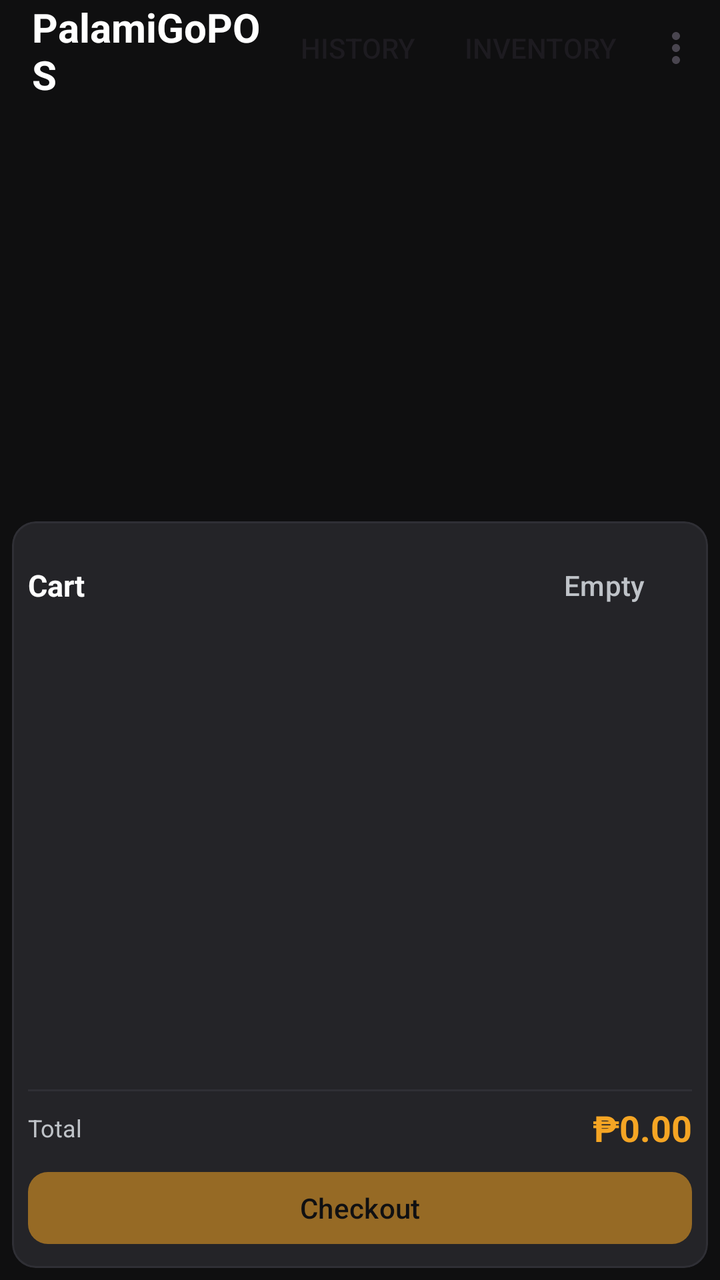
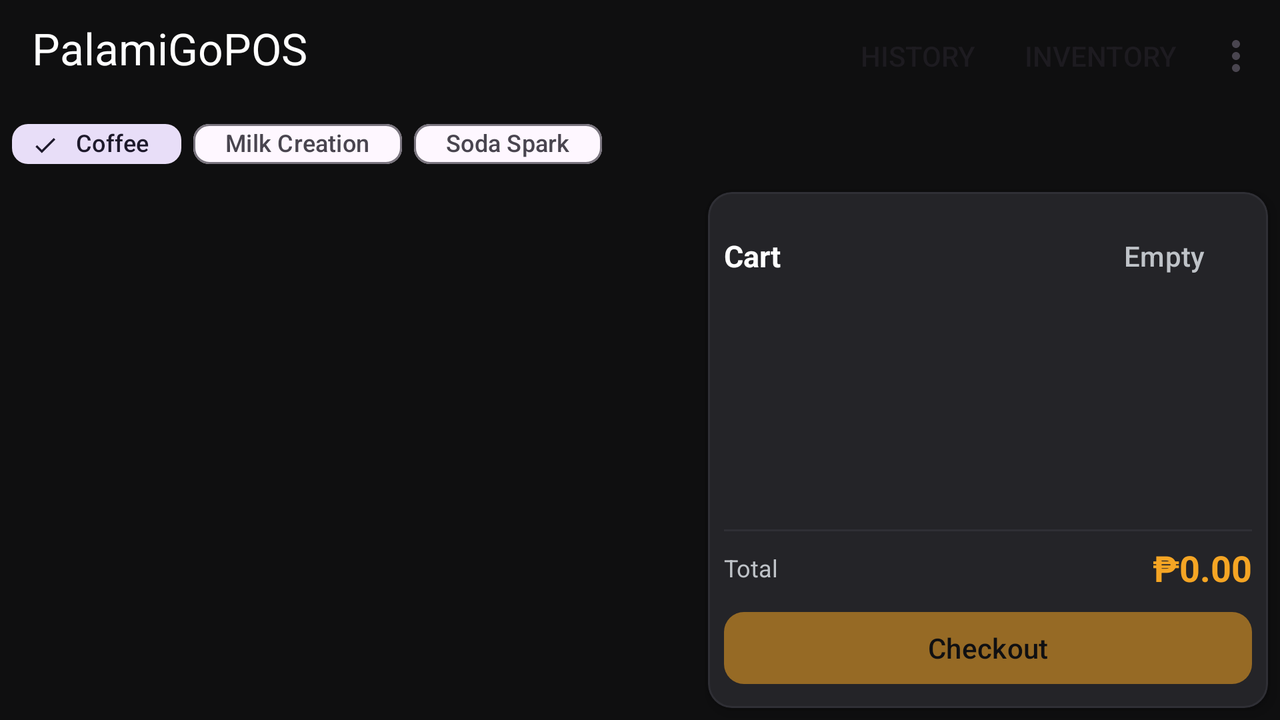

First picture: res/layout/ on a phone held upright. Second picture: the repository's own variant of that layout, on a device whose configuration matches the variant's folder. Source for both follows.
<!-- AndroidManifest.xml: application theme Theme.PalamiGoPOS -->
<!-- res/layout/activity_main.xml -->
<?xml version="1.0" encoding="utf-8"?>
<androidx.constraintlayout.widget.ConstraintLayout xmlns:android="http://schemas.android.com/apk/res/android"
    xmlns:app="http://schemas.android.com/apk/res-auto"
    xmlns:tools="http://schemas.android.com/tools"
    android:id="@+id/main"
    android:layout_width="match_parent"
    android:layout_height="match_parent"
    android:background="@color/pg_background"
    tools:context=".MainActivity">

    <com.google.android.material.appbar.MaterialToolbar
        android:id="@+id/toolbar"
        android:layout_width="0dp"
        android:layout_height="@dimen/toolbar_height"
        android:background="@color/pg_background"
        app:elevation="4dp"
        app:layout_constraintEnd_toEndOf="parent"
        app:layout_constraintStart_toStartOf="parent"
        app:layout_constraintTop_toTopOf="parent"
        app:menu="@menu/menu_main">

        <TextView
            android:id="@+id/tvTitle"
            android:layout_width="wrap_content"
            android:layout_height="wrap_content"
            android:layout_gravity="center"
            android:text="PalamiGoPOS"
            android:textColor="@color/white"
            android:textSize="20sp"
            android:textStyle="bold" />

    </com.google.android.material.appbar.MaterialToolbar>

    <com.google.android.material.chip.ChipGroup
        android:id="@+id/chipGroupCategories"
        android:layout_width="0dp"
        android:layout_height="wrap_content"
        android:layout_marginStart="@dimen/chip_group_margin"
        android:layout_marginEnd="@dimen/chip_group_margin"
        android:layout_marginTop="@dimen/chip_group_margin"
        app:chipSpacingHorizontal="@dimen/chip_spacing"
        app:layout_constraintEnd_toEndOf="parent"
        app:layout_constraintStart_toStartOf="parent"
        app:layout_constraintTop_toBottomOf="@id/toolbar"
        app:singleSelection="true" />

    <androidx.recyclerview.widget.RecyclerView
        android:id="@+id/rvProducts"
        android:layout_width="0dp"
        android:layout_height="0dp"
        android:layout_marginStart="@dimen/rv_margin_horizontal"
        android:layout_marginEnd="@dimen/rv_margin_horizontal"
        android:layout_marginTop="@dimen/rv_margin_top"
        app:layout_constraintBottom_toTopOf="@id/cartContainer"
        app:layout_constraintEnd_toEndOf="parent"
        app:layout_constraintStart_toStartOf="parent"
        app:layout_constraintTop_toBottomOf="@id/chipGroupCategories"
        tools:listitem="@layout/item_product" />

    <com.google.android.material.card.MaterialCardView
        android:id="@+id/cartContainer"
        android:layout_width="0dp"
        android:layout_height="wrap_content"
        android:layout_marginStart="@dimen/cart_container_margin"
        android:layout_marginEnd="@dimen/cart_container_margin"
        android:layout_marginBottom="@dimen/cart_container_margin"
        android:layout_marginTop="@dimen/cart_container_margin"
        app:cardBackgroundColor="@color/pg_surface_variant"
        app:cardCornerRadius="@dimen/cart_container_corner"
        app:strokeColor="@color/pg_divider"
        app:strokeWidth="1dp"
        app:layout_constraintBottom_toBottomOf="parent"
        app:layout_constraintEnd_toEndOf="parent"
        app:layout_constraintStart_toStartOf="parent">

        <LinearLayout
            android:layout_width="match_parent"
            android:layout_height="wrap_content"
            android:orientation="vertical"
            android:padding="@dimen/cart_container_padding">

            <LinearLayout
                android:layout_width="match_parent"
                android:layout_height="wrap_content"
                android:gravity="center_vertical"
                android:orientation="horizontal">

                <TextView
                    android:layout_width="0dp"
                    android:layout_height="wrap_content"
                    android:layout_weight="1"
                    android:text="Cart"
                    android:textColor="@color/pg_text_primary"
                    android:textSize="@dimen/cart_item_name_size"
                    android:textStyle="bold" />

                <com.google.android.material.button.MaterialButton
                    android:id="@+id/btnEmptyCart"
                    style="@style/Widget.Material3.Button.TextButton"
                    android:layout_width="wrap_content"
                    android:layout_height="wrap_content"
                    android:text="Empty"
                    android:textColor="@color/pg_text_secondary" />

            </LinearLayout>

            <androidx.recyclerview.widget.RecyclerView
                android:id="@+id/rvCart"
                android:layout_width="match_parent"
                android:layout_height="220dp"
                android:layout_marginTop="8dp"
                android:overScrollMode="never"
                tools:listitem="@layout/item_cart" />

            <View
                android:layout_width="match_parent"
                android:layout_height="1dp"
                android:background="@color/pg_divider" />

            <LinearLayout
                android:layout_width="match_parent"
                android:layout_height="wrap_content"
                android:layout_marginTop="@dimen/checkout_btn_margin_top"
                android:gravity="center_vertical"
                android:orientation="horizontal">

                <TextView
                    android:layout_width="wrap_content"
                    android:layout_height="wrap_content"
                    android:text="Total"
                    android:textColor="@color/pg_text_secondary"
                    android:textSize="@dimen/cart_label_text_size" />

                <TextView
                    android:id="@+id/tvTotal"
                    android:layout_width="0dp"
                    android:layout_height="wrap_content"
                    android:layout_weight="1"
                    android:gravity="end"
                    android:textColor="@color/pg_gold"
                    android:textSize="@dimen/cart_total_text_size"
                    android:textStyle="bold"
                    tools:text="₱0.00" />

            </LinearLayout>

            <com.google.android.material.button.MaterialButton
                android:id="@+id/btnCheckout"
                style="@style/Widget.Material3.Button"
                android:layout_width="match_parent"
                android:layout_height="@dimen/checkout_btn_height"
                android:layout_marginTop="@dimen/checkout_btn_margin_top"
                android:enabled="false"
                android:text="Checkout"
                android:textSize="@dimen/checkout_btn_text_size"
                android:textColor="@color/black"
                app:backgroundTint="@color/pg_gold"
                android:alpha="0.55"
                app:cornerRadius="@dimen/checkout_btn_corner" />

        </LinearLayout>

    </com.google.android.material.card.MaterialCardView>

</androidx.constraintlayout.widget.ConstraintLayout>
<!-- resources referenced by this layout -->
<resources>
  <color name="black">#FF000000</color>
  <color name="pg_background">#FF0F0F10</color>
  <color name="pg_divider">#FF2F2F35</color>
  <color name="pg_gold">#FFF5A524</color>
  <color name="pg_surface_variant">#FF242428</color>
  <color name="pg_text_primary">#FFFFFFFF</color>
  <color name="pg_text_secondary">#FFBFC3C8</color>
  <color name="white">#FFFFFFFF</color>
  <!-- from res/values-sw320dp/ -->
  <dimen name="cart_container_corner">12dp</dimen>
  <!-- from res/values-sw320dp/ -->
  <dimen name="cart_container_margin">6dp</dimen>
  <!-- from res/values-sw320dp/ -->
  <dimen name="cart_container_padding">8dp</dimen>
  <!-- from res/values-w360dp/ -->
  <dimen name="cart_item_name_size">15sp</dimen>
  <!-- from res/values-sw320dp/ -->
  <dimen name="cart_label_text_size">12sp</dimen>
  <!-- from res/values-sw320dp/ -->
  <dimen name="cart_total_text_size">18sp</dimen>
  <!-- from res/values-sw320dp/ -->
  <dimen name="checkout_btn_corner">10dp</dimen>
  <!-- from res/values-sw320dp/ -->
  <dimen name="checkout_btn_height">44dp</dimen>
  <!-- from res/values-sw320dp/ -->
  <dimen name="checkout_btn_margin_top">6dp</dimen>
  <!-- from res/values-sw320dp/ -->
  <dimen name="checkout_btn_text_size">14sp</dimen>
  <!-- from res/values-sw320dp/ -->
  <dimen name="chip_group_margin">6dp</dimen>
  <!-- from res/values-sw320dp/ -->
  <dimen name="chip_spacing">6dp</dimen>
  <!-- from res/values-sw320dp/ -->
  <dimen name="rv_margin_horizontal">6dp</dimen>
  <!-- from res/values-sw320dp/ -->
  <dimen name="rv_margin_top">6dp</dimen>
  <!-- from res/values-sw320dp/ -->
  <dimen name="toolbar_height">48dp</dimen>
  <style name="Theme.PalamiGoPOS" parent="Base.Theme.PalamiGoPOS" />
  <style name="Base.Theme.PalamiGoPOS" parent="Theme.Material3.DayNight.NoActionBar">
          
          <item name="colorPrimary">@color/pg_gold</item>
          <item name="colorOnPrimary">@color/black</item>
          <item name="colorSecondary">@color/pg_gold</item>
          <item name="colorOnSecondary">@color/black</item>
          <item name="colorTertiary">@color/pg_gold_dark</item>
          <item name="colorOnTertiary">@color/black</item>
  
          <item name="android:statusBarColor">@color/pg_background</item>
          <item name="android:navigationBarColor">@color/pg_background</item>
          
          
          <item name="android:windowBackground">@color/pg_background</item>
      </style>
  <color name="pg_gold_dark">#FFCC7A00</color>
</resources>
<!-- res/layout-land/activity_main.xml (the repository's variant of the layout above) -->
<!-- drawn on the phone turned sideways -->
<?xml version="1.0" encoding="utf-8"?>
<androidx.constraintlayout.widget.ConstraintLayout xmlns:android="http://schemas.android.com/apk/res/android"
    xmlns:app="http://schemas.android.com/apk/res-auto"
    xmlns:tools="http://schemas.android.com/tools"
    android:id="@+id/main"
    android:layout_width="match_parent"
    android:layout_height="match_parent"
    android:background="@color/pg_background"
    tools:context=".MainActivity">

    
    <com.google.android.material.appbar.MaterialToolbar
        android:id="@+id/toolbar"
        android:layout_width="0dp"
        android:layout_height="@dimen/toolbar_height"
        android:background="@color/pg_background"
        android:contentInsetStartWithNavigation="12dp"
        android:contentInsetEnd="12dp"
        android:paddingTop="@dimen/toolbar_padding"
        android:paddingBottom="@dimen/toolbar_padding"
        app:title="PalamiGoPOS"
        app:titleTextColor="@color/white"
        app:titleTextAppearance="@style/TextAppearance.Material3.TitleLarge"
        app:elevation="4dp"
        app:layout_constraintEnd_toEndOf="parent"
        app:layout_constraintStart_toStartOf="parent"
        app:layout_constraintTop_toTopOf="parent"
        app:menu="@menu/menu_main" />

    
    <HorizontalScrollView
        android:id="@+id/chipScrollContainer"
        android:layout_width="0dp"
        android:layout_height="wrap_content"
        android:layout_marginStart="@dimen/chip_group_margin"
        android:layout_marginEnd="@dimen/chip_group_margin"
        android:layout_marginTop="@dimen/chip_group_margin"
        android:scrollbars="none"
        app:layout_constraintEnd_toEndOf="parent"
        app:layout_constraintStart_toStartOf="parent"
        app:layout_constraintTop_toBottomOf="@id/toolbar">

        <com.google.android.material.chip.ChipGroup
            android:id="@+id/chipGroupCategories"
            android:layout_width="wrap_content"
            android:layout_height="wrap_content"
            app:chipSpacingHorizontal="@dimen/chip_spacing"
            app:singleSelection="true">

            <com.google.android.material.chip.Chip
                android:id="@+id/chipCoffee"
                style="@style/Widget.Material3.Chip.Filter"
                android:layout_width="wrap_content"
                android:layout_height="@dimen/chip_height"
                android:checked="true"
                android:text="Coffee"
                android:textSize="@dimen/chip_text_size" />

            <com.google.android.material.chip.Chip
                android:id="@+id/chipMilk"
                style="@style/Widget.Material3.Chip.Filter"
                android:layout_width="wrap_content"
                android:layout_height="@dimen/chip_height"
                android:text="Milk Creation"
                android:textSize="@dimen/chip_text_size" />

            <com.google.android.material.chip.Chip
                android:id="@+id/chipSoda"
                style="@style/Widget.Material3.Chip.Filter"
                android:layout_width="wrap_content"
                android:layout_height="@dimen/chip_height"
                android:text="Soda Spark"
                android:textSize="@dimen/chip_text_size" />

        </com.google.android.material.chip.ChipGroup>
    </HorizontalScrollView>

    
    <androidx.recyclerview.widget.RecyclerView
        android:id="@+id/rvProducts"
        android:layout_width="0dp"
        android:layout_height="0dp"
        android:layout_marginStart="@dimen/rv_margin_horizontal"
        android:layout_marginEnd="@dimen/rv_margin_horizontal"
        android:layout_marginTop="@dimen/rv_margin_top"
        android:layout_marginBottom="@dimen/cart_container_margin"
        app:layout_constraintBottom_toBottomOf="parent"
        app:layout_constraintEnd_toStartOf="@id/cartContainer"
        app:layout_constraintStart_toStartOf="parent"
        app:layout_constraintTop_toBottomOf="@id/chipScrollContainer"
        tools:listitem="@layout/item_product" />

    
    <com.google.android.material.card.MaterialCardView
        android:id="@+id/cartContainer"
        android:layout_width="280dp"
        android:layout_height="0dp"
        android:layout_marginTop="@dimen/cart_container_margin"
        android:layout_marginEnd="@dimen/cart_container_margin"
        android:layout_marginBottom="@dimen/cart_container_margin"
        app:cardBackgroundColor="@color/pg_surface_variant"
        app:cardCornerRadius="@dimen/cart_container_corner"
        app:cardElevation="4dp"
        app:strokeColor="@color/pg_divider"
        app:strokeWidth="1dp"
        app:layout_constraintBottom_toBottomOf="parent"
        app:layout_constraintEnd_toEndOf="parent"
        app:layout_constraintTop_toBottomOf="@id/chipScrollContainer">

        <LinearLayout
            android:layout_width="match_parent"
            android:layout_height="match_parent"
            android:orientation="vertical"
            android:padding="@dimen/cart_container_padding">

            
            <LinearLayout
                android:layout_width="match_parent"
                android:layout_height="wrap_content"
                android:gravity="center_vertical"
                android:orientation="horizontal">

                <TextView
                    android:layout_width="0dp"
                    android:layout_height="wrap_content"
                    android:layout_weight="1"
                    android:text="Cart"
                    android:textColor="@color/pg_text_primary"
                    android:textSize="@dimen/cart_item_name_size"
                    android:textStyle="bold" />

                <com.google.android.material.button.MaterialButton
                    android:id="@+id/btnEmptyCart"
                    style="@style/Widget.Material3.Button.TextButton"
                    android:layout_width="wrap_content"
                    android:layout_height="wrap_content"
                    android:text="Empty"
                    android:textColor="@color/pg_text_secondary" />

            </LinearLayout>

            
            <androidx.recyclerview.widget.RecyclerView
                android:id="@+id/rvCart"
                android:layout_width="match_parent"
                android:layout_height="0dp"
                android:layout_weight="1"
                android:overScrollMode="never"
                tools:listitem="@layout/item_cart" />

            
            <View
                android:layout_width="match_parent"
                android:layout_height="1dp"
                android:layout_marginTop="@dimen/checkout_btn_margin_top"
                android:background="@color/pg_divider" />

            
            <LinearLayout
                android:layout_width="match_parent"
                android:layout_height="wrap_content"
                android:layout_marginTop="@dimen/checkout_btn_margin_top"
                android:gravity="center_vertical"
                android:orientation="horizontal">

                <TextView
                    android:layout_width="wrap_content"
                    android:layout_height="wrap_content"
                    android:text="Total"
                    android:textColor="@color/pg_text_secondary"
                    android:textSize="@dimen/cart_label_text_size" />

                <TextView
                    android:id="@+id/tvTotal"
                    android:layout_width="0dp"
                    android:layout_height="wrap_content"
                    android:layout_weight="1"
                    android:gravity="end"
                    android:textColor="@color/pg_gold"
                    android:textSize="@dimen/cart_total_text_size"
                    android:textStyle="bold"
                    tools:text="₱0.00" />

            </LinearLayout>

            
            <com.google.android.material.button.MaterialButton
                android:id="@+id/btnCheckout"
                style="@style/Widget.Material3.Button"
                android:layout_width="match_parent"
                android:layout_height="@dimen/checkout_btn_height"
                android:layout_marginTop="@dimen/checkout_btn_margin_top"
                android:enabled="false"
                android:text="Checkout"
                android:textSize="@dimen/checkout_btn_text_size"
                android:textColor="@color/black"
                app:backgroundTint="@color/pg_gold"
                android:alpha="0.55"
                app:cornerRadius="@dimen/checkout_btn_corner" />

        </LinearLayout>

    </com.google.android.material.card.MaterialCardView>

</androidx.constraintlayout.widget.ConstraintLayout>
<!-- resources referenced by the variant -->
<!-- as the phone turned sideways resolves them -->
<resources>
  <color name="black">#FF000000</color>
  <color name="pg_background">#FF0F0F10</color>
  <color name="pg_divider">#FF2F2F35</color>
  <color name="pg_gold">#FFF5A524</color>
  <color name="pg_surface_variant">#FF242428</color>
  <color name="pg_text_primary">#FFFFFFFF</color>
  <color name="pg_text_secondary">#FFBFC3C8</color>
  <color name="white">#FFFFFFFF</color>
  <!-- from res/values-sw320dp/ -->
  <dimen name="cart_container_corner">12dp</dimen>
  <!-- from res/values-sw320dp/ -->
  <dimen name="cart_container_margin">6dp</dimen>
  <!-- from res/values-sw320dp/ -->
  <dimen name="cart_container_padding">8dp</dimen>
  <!-- from res/values-w600dp-land/ -->
  <dimen name="cart_item_name_size">15sp</dimen>
  <!-- from res/values-sw320dp/ -->
  <dimen name="cart_label_text_size">12sp</dimen>
  <!-- from res/values-sw320dp/ -->
  <dimen name="cart_total_text_size">18sp</dimen>
  <!-- from res/values-sw320dp/ -->
  <dimen name="checkout_btn_corner">10dp</dimen>
  <!-- from res/values-sw320dp/ -->
  <dimen name="checkout_btn_height">44dp</dimen>
  <!-- from res/values-sw320dp/ -->
  <dimen name="checkout_btn_margin_top">6dp</dimen>
  <!-- from res/values-sw320dp/ -->
  <dimen name="checkout_btn_text_size">14sp</dimen>
  <!-- from res/values-sw320dp/ -->
  <dimen name="chip_group_margin">6dp</dimen>
  <!-- from res/values-sw320dp/ -->
  <dimen name="chip_height">36dp</dimen>
  <!-- from res/values-sw320dp/ -->
  <dimen name="chip_spacing">6dp</dimen>
  <!-- from res/values-sw320dp/ -->
  <dimen name="chip_text_size">12sp</dimen>
  <!-- from res/values-sw320dp/ -->
  <dimen name="rv_margin_horizontal">6dp</dimen>
  <!-- from res/values-sw320dp/ -->
  <dimen name="rv_margin_top">6dp</dimen>
  <!-- from res/values-sw320dp/ -->
  <dimen name="toolbar_height">48dp</dimen>
  <!-- from res/values-sw320dp/ -->
  <dimen name="toolbar_padding">4dp</dimen>
  <style name="Theme.PalamiGoPOS" parent="Base.Theme.PalamiGoPOS" />
  <style name="Base.Theme.PalamiGoPOS" parent="Theme.Material3.DayNight.NoActionBar">
          
          <item name="colorPrimary">@color/pg_gold</item>
          <item name="colorOnPrimary">@color/black</item>
          <item name="colorSecondary">@color/pg_gold</item>
          <item name="colorOnSecondary">@color/black</item>
          <item name="colorTertiary">@color/pg_gold_dark</item>
          <item name="colorOnTertiary">@color/black</item>
  
          <item name="android:statusBarColor">@color/pg_background</item>
          <item name="android:navigationBarColor">@color/pg_background</item>
          
          
          <item name="android:windowBackground">@color/pg_background</item>
      </style>
  <color name="pg_gold_dark">#FFCC7A00</color>
</resources>
